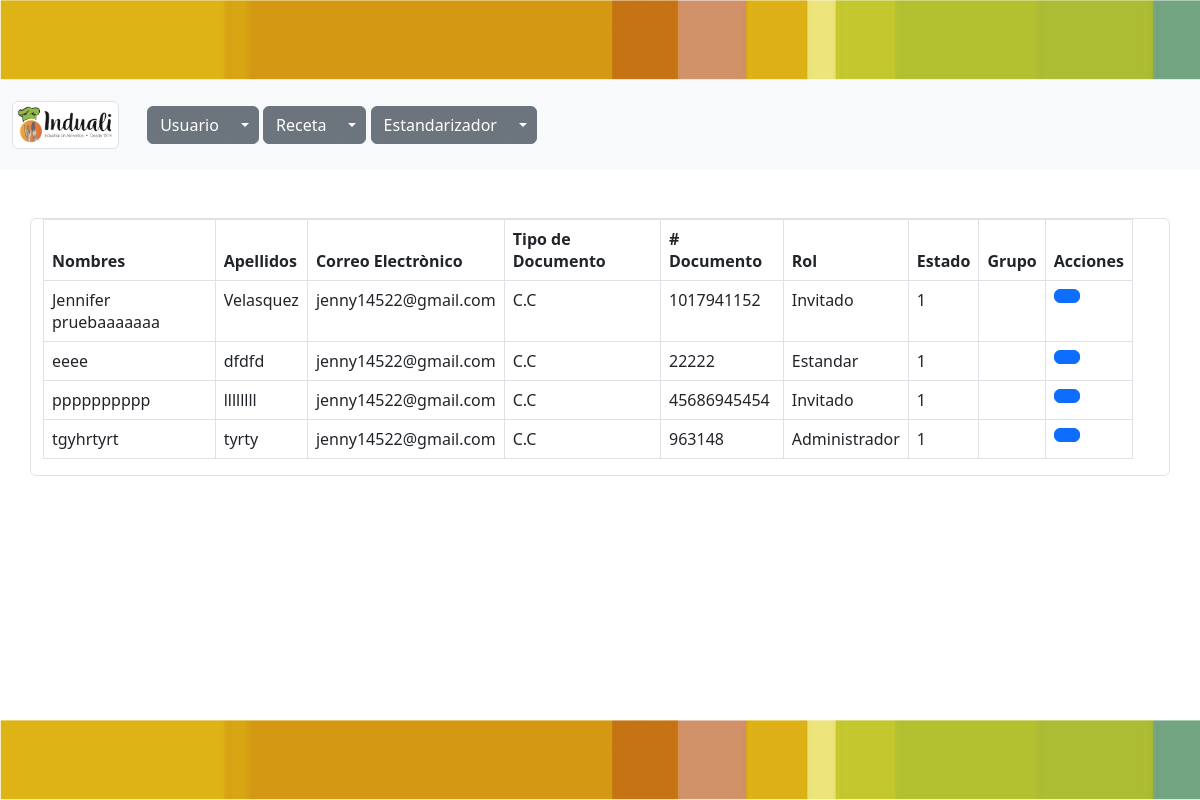
The page /usuarios/ (signed in) on the database as committed earlier.
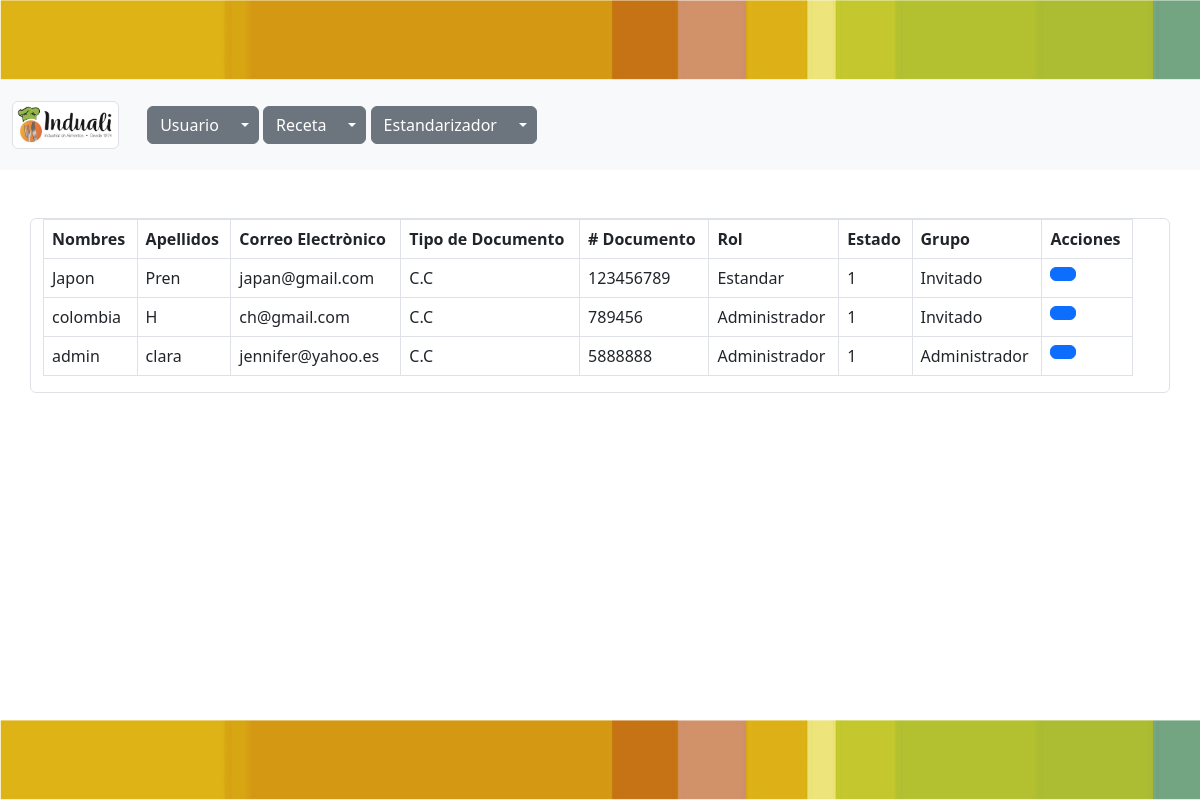
The same page on the database as committed later.
### usuarios/models.py (models this page shows, shortened)
class Usuario (models.Model):
    nombres=models.CharField(max_length=50, verbose_name="Nombres")
    apellidos=models.CharField(max_length=50, verbose_name="Apellidos")
    email=models.CharField(max_length=50, verbose_name="Correo electrónico")
    class TipoDocumento(models.TextChoices):
        CC='C.C', _('Cédula de Ciudadanía')
        CE='C.E', _('Cédula de Extranjería')
        PA='P.A', _('Pasaporte')
    tipoDocumento=models.CharField(max_length=4,choices=TipoDocumento.choices, default=TipoDocumento.CC, verbose_name="Tipo Documento")
    documento=models.CharField(unique=True, max_length=50, verbose_name="Número Documento")
    class Rol(models.TextChoices):
        Administrador='Administrador', _('Administrador')
        Estandar='Estandar', _('Estandar')
        Invitado='Invitado', _('Invitado')
    rol=models.CharField(max_length=13,choices=Rol.choices, default=Rol.Invitado, verbose_name="Rol")
    class Estado(models.TextChoices):
          ACTIVO='1', _('Activo')
          INACTIVO='0', _('Inactivo')
    estado=models.CharField(max_length=1, choices=Estado.choices, default=Estado.ACTIVO, verbose_name="Estado")
    user=models.ForeignKey(User, on_delete= models.CASCADE)

### usuarios/views.py (the view)
# urls.py: path('usuarios/', include('usuarios.urls')),
@login_required(login_url='inicio')
def usuarios(request):
    titulo = "Usuarios"
    usuarios = Usuario.objects.all()
    context = {
        'titulo': titulo,
        'usuarios': usuarios
    }
    return render(request, 'usuarios/usuarios.html', context)

### base/templates/usuarios/usuarios.html (shortened to what this page needs)
{% extends 'partials/body.html' %}
{% block contenido %}
<br>
<br>
<div class="container-text-center bg-white text-dark row g-6 border rounded">
  <div class="row align-items-start">
    <div class="col-12 table-responsive">
        <table class="table table-bordered" id="tabla-general">
  <thead>
    <tr>
      <th scope="col">Nombres</th>
      <th scope="col">Apellidos</th>
      <th scope="col">Correo Electrònico</th>
      <th scope="col">Tipo de Documento</th>
      <th scope="col"># Documento</th>
      <th scope="col">Rol</th>
      <th scope="col">Estado</th>
      <th scope="col">Grupo</th>
      <th scope="col">Acciones</th>
    </tr>
  </thead>
  <tbody>
    {% for usuario in usuarios %}
    <tr>
      {% if usuario.estado != '3' %}
      <td >{{usuario.nombres}}</td>
      <td>{{usuario.apellidos}}</td>
      <td>{{usuario.email}}</td>
      <td>{{usuario.tipoDocumento}}</td>
      <td>{{usuario.documento}}</td>
      <td>{{usuario.rol}}</td>
      <td>{{usuario.estado}}</td>
      <td>{{usuario.user.groups.all.0}}</td>
      <td><a class="btn btn-primary" href="{% url 'usuarios-editar' usuario.id  %}"></a>
      </td>
      {% endif %}
    </tr>
    {% endfor %}
  </tbody>
</table>
</div>
</div>
</div>
{% endblock contenido %}

### base/templates/partials/body.html (shortened to what this page needs)
{% load static %}
{% load bootstrap5 %}
{% bootstrap_css %}
<!DOCTYPE html>
<html lang="en">
<head>
    <link rel="stylesheet" href="{% static 'css/estilos.css' %}">
    <link rel="stylesheet" type="text/css" href="{% static 'DataTables/datatables.min.css' %}" />
    <link href="https://cdn.jsdelivr.net/npm/bootstrap@5.3.0-alpha1/dist/css/bootstrap.min.css" rel="stylesheet">
</head>
<div class="media">
</div>
<body class="img-fondo-as">
    {% include 'partials/navbar.html' %}
    <div class="container">
        {% block contenido %}
        {% endblock contenido %}
    </div>
    {%include 'partials/footer.html' %}
</body>
</html>

### base/templates/partials/navbar.html (shortened to what this page needs)
{% load static %}
<nav class="navbar navbar-expand-lg navbar-light bg-light">
  <div class="container-fluid">
    <a class="navbar-brand" href="{% url 'principal' %}">
      <img class="img-thumbnail img-fluid" src="{% static 'img/Logo.jpg' %}" width="120" height="30">
    </a>
    <form class="container-fluid justify-content-start">
      <div class="btn-group">
        <button type="button" class="btn btn-secondary">Usuario</button>
        <button type="button" class="btn btn-secondary dropdown-toggle dropdown-toggle-split" data-bs-toggle="dropdown"
          aria-expanded="false"></button>
      </div>
      <div class="btn-group">
        <button type="button" class="btn btn-secondary">Receta</button>
        <button type="button" class="btn btn-secondary dropdown-toggle dropdown-toggle-split" data-bs-toggle="dropdown"
          aria-expanded="false"></button>
      </div>
      <div class="btn-group">
        <button type="button" class="btn btn-secondary">Estandarizador</button>
        <button type="button" class="btn btn-secondary dropdown-toggle dropdown-toggle-split" data-bs-toggle="dropdown"
          aria-expanded="false"></button>
      </div>
    </form>
  </div>
</nav>

### base/templates/partials/footer.html
{% load static %}
  <footer class="footer">
  </footer>

### base/templates/partials/js.html (shortened to what this page needs)
{% load static %}

### static/css/estilos.css (style rules this page uses)
* { margin: 0px; padding: 0px; }
body { height: 400px; background-image: url("https://3.bp.blogspot.com/-jx4iOrTkN-o/XGCM5wiWqpI/AAAAAAAAEfQ/oenvBoXaPMsaI-XV9bFCwF-aWsKCs1f2QCLcBGAs/s1600/alimentos-ricos-en-minerales.jpg"); background-size: cover; background-repeat: no-repeat; background-attachment: fixed; display: grid; min-height: 100vh; grid-template-rows: 80px 90px auto 80px; position: relative; }
.footer { background-image: url('../img/Cenefa.jpg'); background-repeat: repeat-x; background-size: cover; color: whitesmoke; }
.media { background-image: url('../img/Cenefa.jpg'); background-repeat: repeat-x; background-size: cover; color: whitesmoke; }

Rows that differ between the two databases and show on the page:
removed Usuario: nombres "Jennifer pruebaaaaaaa", apellidos "Velasquez", email "jenny14522@gmail.com", tipoDocumento "C.C", documento "1017941152", rol "Invitado", estado "1"
removed Usuario: nombres "eeee", apellidos "dfdfd", email "jenny14522@gmail.com", tipoDocumento "C.C", documento "22222", rol "Estandar", estado "1"
removed Usuario: nombres "pppppppppp", apellidos "llllllll", email "jenny14522@gmail.com", tipoDocumento "C.C", documento "45686945454", rol "Invitado", estado "1"
removed Usuario: nombres "tgyhrtyrt", apellidos "tyrty", email "jenny14522@gmail.com", tipoDocumento "C.C", documento "963148", rol "Administrador", estado "1"
added Usuario: nombres "Japon", apellidos "Pren", email "japan@gmail.com", tipoDocumento "C.C", documento "123456789", rol "Estandar", estado "1", user.groups.all.0 "Invitado"
added Usuario: nombres "colombia", apellidos "H", email "ch@gmail.com", tipoDocumento "C.C", documento "789456", rol "Administrador", estado "1", user.groups.all.0 "Invitado"
added Usuario: nombres "admin", apellidos "clara", email "jennifer@yahoo.es", tipoDocumento "C.C", documento "5888888", rol "Administrador", estado "1", user.groups.all.0 "Administrador"
